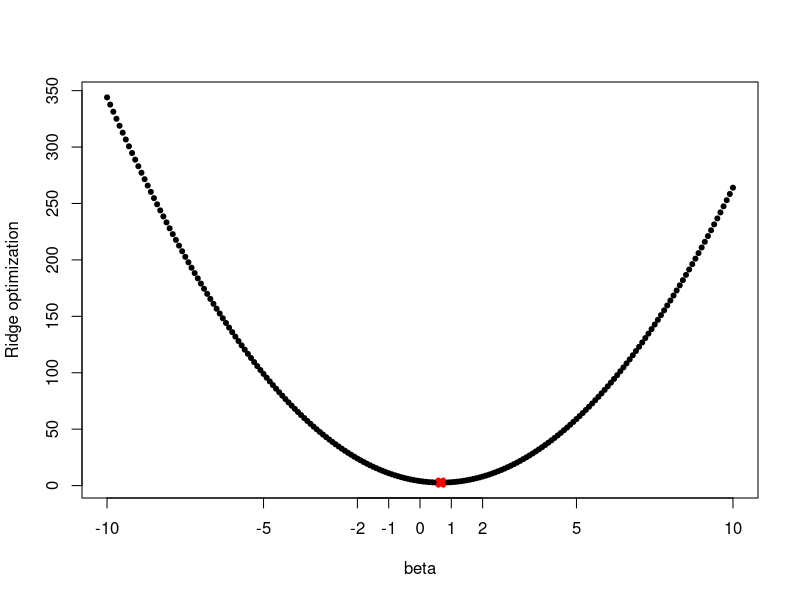

Write the R code that produced this figure.
y = 2
lambda = 2
betas = seq(-10, 10, 0.1)
func = (y - betas)^2 + lambda * betas^2
plot(betas, func, pch = 20, xlab = "beta", ylab = "Ridge optimization")
# X-axis
axis(1, at = c(-2 ,-1, 1, 2))
est.beta = y/(1 + lambda)
est.func = (y - est.beta)^2 + lambda * est.beta^2
points(est.beta, est.func, col = "red", pch = 4, lwd = 5, cex = est.beta)


